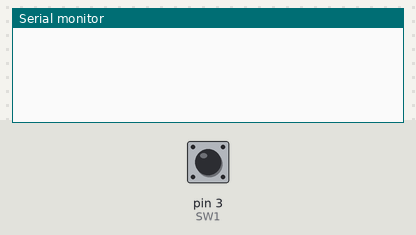
Simulated run of this sketch. Board: Arduino Uno, built with avr-gcc and run on an emulated ATmega328P. Shown: the last lines printed to the serial monitor. Inputs (shaded band) come from the test bench; at power-on: pin 3 (SW1) HIGH.

Above: at 1.2 s.
1.3 s: pin 3 (SW1) pulled LOW for 0.15 s
At 2.0 s:
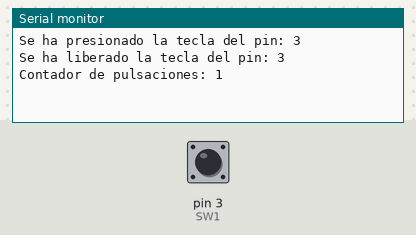
2.9 s: pin 3 (SW1) pulled LOW for 1 s
At 3.6 s:
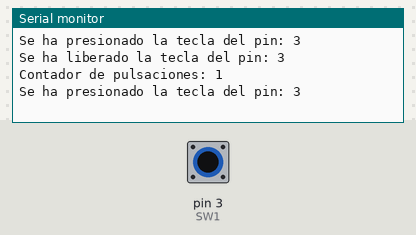
5.4 s: pin 3 (SW1) pulled LOW for 0.15 s
At 6.3 s:
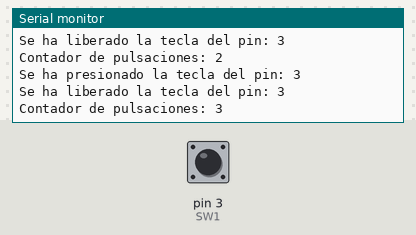

Measured:
- after the input at 1.3 s, the serial monitor: prints a new line at once (image 1)
- after the input at 5.4 s, the serial monitor: prints a new line after 0.19 s (image 3)

The sketch:

main.ino
```cpp
#include "main.h"

void setup(){
  InicializarMEF();
}

void loop(){
  ActualizarMEF();
}
```

main.h
```cpp
#include "teclas.h"
```

teclas.cpp
```cpp
#include "teclas.h"

typedef enum{
  BUTTON_UP,
  BUTTON_FALLING,
  BUTTON_RISING,
  BUTTON_DOWN
} estadosMEF_t;

int contador = 0;
estadosMEF_t estadoActual;
unsigned long tiempoAnterior = 0;

void InicializarMEF(void){
  pinMode(SW1, INPUT);
  pinMode(SW2, INPUT);

  estadoActual = BUTTON_UP;

  Serial.begin(9600);
}

void ActualizarMEF(void){
  switch (estadoActual){
    case BUTTON_UP:
      if(digitalRead(SW1) == LOW){
        estadoActual = BUTTON_FALLING;
      }
      break;
    case BUTTON_FALLING:
      if(espera(RETARDO)){
        if(digitalRead(SW1) ==  LOW){
          estadoActual = BUTTON_DOWN;
          buttonPressed(SW1);
        }else{
          estadoActual = BUTTON_UP;
        }
      }
      break;
    case BUTTON_RISING:
      if (espera(RETARDO)){
        if(digitalRead(SW1) == HIGH){
          estadoActual = BUTTON_UP;
          buttonReleased(SW1);
        }else{
          estadoActual = BUTTON_DOWN;
        }
      }
      break;
    case BUTTON_DOWN:
      if(digitalRead(SW1) == HIGH){
        estadoActual = BUTTON_RISING;
      }
      break;
    default:
      InicializarMEF();
      break;
  }
}

void buttonPressed(int16_t tecla){
  Serial.print("Se ha presionado la tecla del pin: ");
  Serial.println(tecla);
}

void buttonReleased(int16_t tecla){
  contador++;
  Serial.print("Se ha liberado la tecla del pin: ");
  Serial.println(tecla);
  Serial.print("Contador de pulsaciones: ");
  Serial.println(contador);
}

bool espera(unsigned long intervalo){
  unsigned long milisegundos = millis();
  if (milisegundos - tiempoAnterior >= intervalo){
    tiempoAnterior = milisegundos;
    return true;
  }
  return false;
}
```

teclas.h
```cpp
#include <Arduino.h>

#define SW1 3
#define SW2 8
#define RETARDO 40

void InicializarMEF(void);
void ActualizarMEF(void);

void buttonPressed(int16_t tecla);
void buttonReleased(int16_t tecla);

bool espera(unsigned long intervalo);
```
